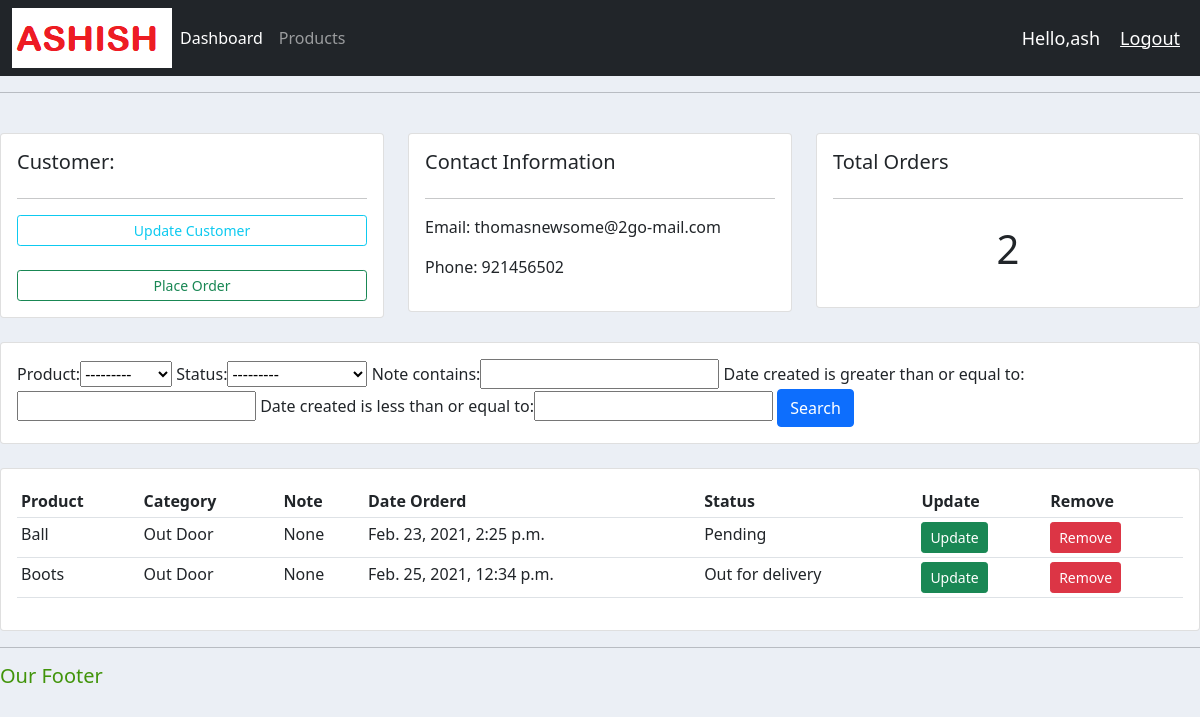
The page /customer/3/ (signed in) on the database its author committed.
### accounts/models.py (models this page shows, shortened)
class Customer(models.Model):
    name = models.CharField(max_length=200, null=True)
    phone = models.CharField(max_length=10, null=True)
    email = models.CharField(max_length=100, null=True)
    date_created = models.DateTimeField(auto_now_add=True, null=True)

class Order(models.Model):
    STATUS = (
            ('Pending', 'Pending'),
            ('Out for delivery', 'Out for delivery'),
            ('Delivered', 'Delivered'),
            )
    customer = models.ForeignKey(Customer, null=True, on_delete = models.SET_NULL)
    product = models.ForeignKey(Product, null=True, on_delete = models.SET_NULL)
    date_created = models.DateTimeField(auto_now_add=True, null=True)
    status = models.CharField(max_length=100, null=True, choices=STATUS)
    note = models.CharField(max_length=100, null=True)

class Product(models.Model):
    CATEGORY = (
              ('Indoor', 'Indoor'),
              ('Out Door', 'Out Door'),
              )
    name = models.CharField(max_length=100, null=True)
    price =models.FloatField(null=True)
    category = models.CharField(max_length=100, null=True, choices=CATEGORY)
    description = models.CharField(max_length=100, null=True, blank=True)
    date_created = models.DateTimeField(auto_now_add=True, null=True)
    tag = models.ManyToManyField(Tag)
    def __str__(self):
        return self.name

### accounts/decorators.py (the view)
        def wrapper_func(request, *args, **kwargs):
            group = None
            if(request.user.groups.exists()):
                group = request.user.groups.all()[0].name
            if(group in allowed_roles):
                return view_func(request, *args, **kwargs)
            else:
                return HttpResponse("You are not authorized to view this page.")

### accounts/views.py (called while the page is built)
@login_required(login_url='login')
@allowed_users(allowed_roles=['admin'])
def customer(request,pk):
    customer = Customer.objects.get(id=pk)
    orders = customer.order_set.all()
    total_orders = orders.count()
    myFilter = OrderFilter(request.GET, queryset=orders)
    orders = myFilter.qs
    context = {'customer':customer, 'orders':orders,'total_orders':total_orders, 'myFilter':myFilter}
    return render(request,'accounts/customer.html',context=context)

### accounts/templates/accounts/customer.html
{% extends 'accounts/main.html' %}
{% block content %}
	<br>
<div class="row">
	<div class="col-md">
		<div class="card card-body">
			<h5>Customer:</h5>
			<hr>
			<a class="btn btn-outline-info  btn-sm btn-block" href="">Update Customer</a>
			<br>
			<a class="btn btn-outline-success  btn-sm btn-block" href="{% url 'create_order' customer.id %}">Place Order</a>
		</div>
	</div>
	<div class="col-md">
		<div class="card card-body">
			<h5>Contact Information</h5>
			<hr>
			<p>Email: {{customer.email}}</p>
			<p>Phone: {{customer.phone}}</p>
		</div>
	</div>
	<div class="col-md">
		<div class="card card-body">
			<h5>Total Orders</h5>
			<hr>
			<h1 style="text-align: center;padding: 10px">{{total_orders}}</h1>
		</div>
	</div>
</div>
<br>
<div class="row">
	<div class="col">
		<div class="card card-body">
			<form method="get">
				{{myFilter.form}}
		    <button class="btn btn-primary" type="submit">Search</button>
		  </form>
		</div>
	</div>
</div>
<br>
<div class="row">
	<div class="col-md">
		<div class="card card-body">
			<table class="table table-sm">
				<tr>
					<th>Product</th>
					<th>Category</th>
					<th>Note</th>
					<th>Date Orderd</th>
					<th>Status</th>
					<th>Update</th>
					<th>Remove</th>
				</tr>
				{%for order in orders%}
				<tr>
					<td>{{order.product}}</td>
					<td>{{order.product.category}}</td>
					<td>{{order.note}}</td>
					<td>{{order.date_created}}</td>
					<td>{{order.status}}</td>
					<td><a class="btn btn-sm btn-success" href="{% url 'update_order' order.id %}" role="button">Update</a></td>
					<td><a class="btn btn-sm btn-danger" href="{% url 'delete_order' order.id %}" role="button">Remove</a></td>
				</tr>
				{% endfor %}
			</table>
		</div>
	</div>
</div>
{% endblock content %}

### accounts/templates/accounts/navbar.html (shortened to what this page needs)
{% load static %}
<nav class="navbar navbar-expand-lg navbar-dark bg-dark">
  <div class="container-fluid">
    <img src="{% static 'images/logo.png' %}">
    <div class="collapse navbar-collapse" id="navbarNav">
      <ul class="navbar-nav">
        {% if request.user.is_staff %}
        <li class="nav-item">
          <a class="nav-link active" aria-current="page" href="{% url 'home' %}">Dashboard</a>
        </li>
        <li class="nav-item">
          <a class="nav-link" href="{% url 'products' %}">Products</a>
        </li>
        {% endif %}
      </ul>
    </div>
  </div>
  <span class="hello-msg">Hello,{{request.user}}</span>
  <span><a class="hello-msg" href="{% url 'logout' %}">Logout</a>
</nav>

### static/css/main.css (style rules this page uses)
body { background-color: #ebeff5; }

### accounts/templates/accounts/navbar.html (style rules this page uses)
.hello-msg { font-size: 18px; color: #ffff; margin-right: 20px; }

### rows shown on the page
Customer: email "thomasnewsome@2go-mail.com", phone "921456502"
Order: product "Ball", product.category "Out Door", note "None", date_created "Feb. 23, 2021, 2:25 p.m.", status "Pending"
Order: product "Boots", product.category "Out Door", note "None", date_created "Feb. 25, 2021, 12:34 p.m.", status "Out for delivery"

### other values the page prints
{{ request.user }} "ash"
{{ total_orders }} "2"
